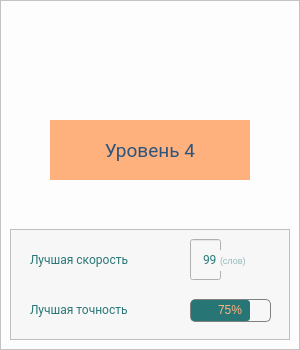
   <widget class="QFrame" name="frame_level_4">
    <property name="geometry">
     <rect>
      <x>1140</x>
      <y>100</y>
      <width>300</width>
      <height>350</height>
     </rect>
    </property>
    <property name="styleSheet">
     <string notr="true">background-color: rgb(253, 253, 253);</string>
    </property>
    <property name="frameShape">
     <enum>QFrame::StyledPanel</enum>
    </property>
    <property name="frameShadow">
     <enum>QFrame::Raised</enum>
    </property>
    <widget class="QLabel" name="image_level_4">
     <property name="geometry">
      <rect>
       <x>10</x>
       <y>10</y>
       <width>281</width>
       <height>81</height>
      </rect>
     </property>
     <property name="text">
      <string/>
     </property>
     <property name="pixmap">
      <pixmap>Images/уровень4.jpg</pixmap>
     </property>
    </widget>
    <widget class="QLabel" name="name_level_4">
     <property name="geometry">
      <rect>
       <x>50</x>
       <y>120</y>
       <width>200</width>
       <height>60</height>
      </rect>
     </property>
     <property name="font">
      <font>
       <family>Roboto</family>
       <pointsize>14</pointsize>
       <stylestrategy>PreferDefault</stylestrategy>
      </font>
     </property>
     <property name="styleSheet">
      <string notr="true">color: rgb(42, 85, 126);
background-color: rgb(255, 177, 125);</string>
     </property>
     <property name="text">
      <string>Уровень 4</string>
     </property>
     <property name="alignment">
      <set>Qt::AlignCenter</set>
     </property>
    </widget>
    <widget class="QFrame" name="stat_level_4">
     <property name="geometry">
      <rect>
       <x>10</x>
       <y>229</y>
       <width>280</width>
       <height>111</height>
      </rect>
     </property>
     <property name="styleSheet">
      <string notr="true">background-color: rgb(247, 247, 247);</string>
     </property>
     <property name="frameShape">
      <enum>QFrame::StyledPanel</enum>
     </property>
     <property name="frameShadow">
      <enum>QFrame::Raised</enum>
     </property>
     <widget class="QLabel" name="spedd_level_4">
      <property name="geometry">
       <rect>
        <x>20</x>
        <y>10</y>
        <width>151</width>
        <height>41</height>
       </rect>
      </property>
      <property name="font">
       <font>
        <family>Roboto</family>
        <pointsize>9</pointsize>
       </font>
      </property>
      <property name="styleSheet">
       <string notr="true">color: rgb(39, 117, 117);</string>
      </property>
      <property name="text">
       <string>Лучшая скорость</string>
      </property>
     </widget>
     <widget class="QProgressBar" name="count_accuracy_level_4">
      <property name="geometry">
       <rect>
        <x>180</x>
        <y>70</y>
        <width>81</width>
        <height>23</height>
       </rect>
      </property>
      <property name="styleSheet">
       <string notr="true">QProgressBar{
	color: rgb(255, 180, 130);
    border: 1px solid  grey;
    border-radius: 5px;
    text-align: center
}
QProgressBar::chunk {
    background-color: rgb(39, 117, 117);;
	border-radius: 3px;
}</string>
      </property>
      <property name="value">
       <number>75</number>
      </property>
      <property name="alignment">
       <set>Qt::AlignCenter</set>
      </property>
      <property name="orientation">
       <enum>Qt::Horizontal</enum>
      </property>
      <property name="format">
       <string notr="true">%p%</string>
      </property>
     </widget>
     <widget class="QLabel" name="accuracy_level_4">
      <property name="geometry">
       <rect>
        <x>20</x>
        <y>70</y>
        <width>151</width>
        <height>21</height>
       </rect>
      </property>
      <property name="font">
       <font>
        <family>Roboto</family>
        <pointsize>9</pointsize>
       </font>
      </property>
      <property name="styleSheet">
       <string notr="true">color: rgb(39, 117, 117);</string>
      </property>
      <property name="text">
       <string>Лучшая точность</string>
      </property>
     </widget>
     <widget class="QLineEdit" name="count_spedd_level_4">
      <property name="geometry">
       <rect>
        <x>180</x>
        <y>10</y>
        <width>31</width>
        <height>41</height>
       </rect>
      </property>
      <property name="font">
       <font>
        <family>Roboto</family>
        <pointsize>9</pointsize>
       </font>
      </property>
      <property name="styleSheet">
       <string notr="true">color: rgb(40, 120, 120);</string>
      </property>
      <property name="text">
       <string>99</string>
      </property>
      <property name="alignment">
       <set>Qt::AlignRight|Qt::AlignTrailing|Qt::AlignVCenter</set>
      </property>
      <property name="readOnly">
       <bool>true</bool>
      </property>
     </widget>
     <widget class="QLabel" name="symbols_in_minute_level_4">
      <property name="geometry">
       <rect>
        <x>210</x>
        <y>21</y>
        <width>47</width>
        <height>21</height>
       </rect>
      </property>
      <property name="font">
       <font>
        <pointsize>7</pointsize>
       </font>
      </property>
      <property name="styleSheet">
       <string notr="true">color: rgba(39, 117, 117, 120);</string>
      </property>
      <property name="text">
       <string>(слов)</string>
      </property>
     </widget>
    </widget>
    <widget class="Line" name="separator_level_4">
     <property name="geometry">
      <rect>
       <x>10</x>
       <y>210</y>
       <width>280</width>
       <height>1</height>
      </rect>
     </property>
     <property name="styleSheet">
      <string notr="true">background-color: rgb(239, 239, 239);</string>
     </property>
     <property name="orientation">
      <enum>Qt::Horizontal</enum>
     </property>
    </widget>
   </widget>
